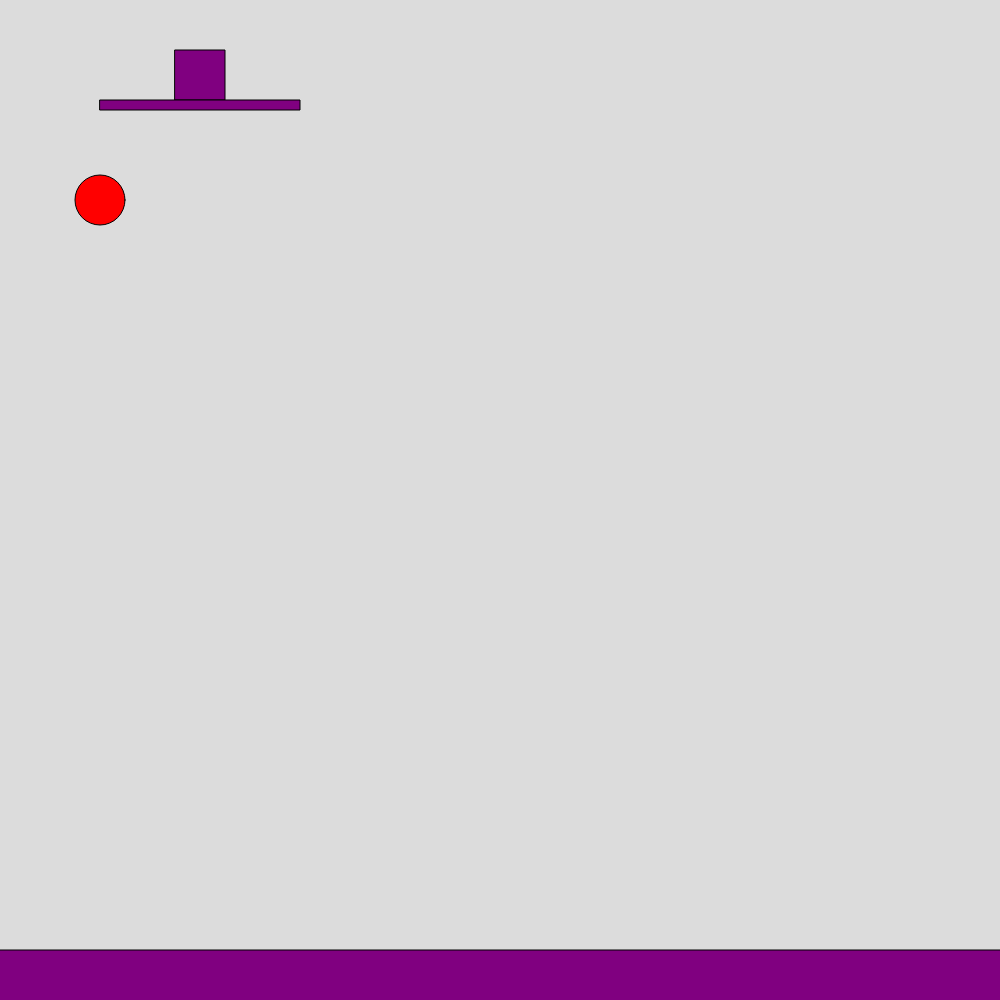
Frame 1 (no input)
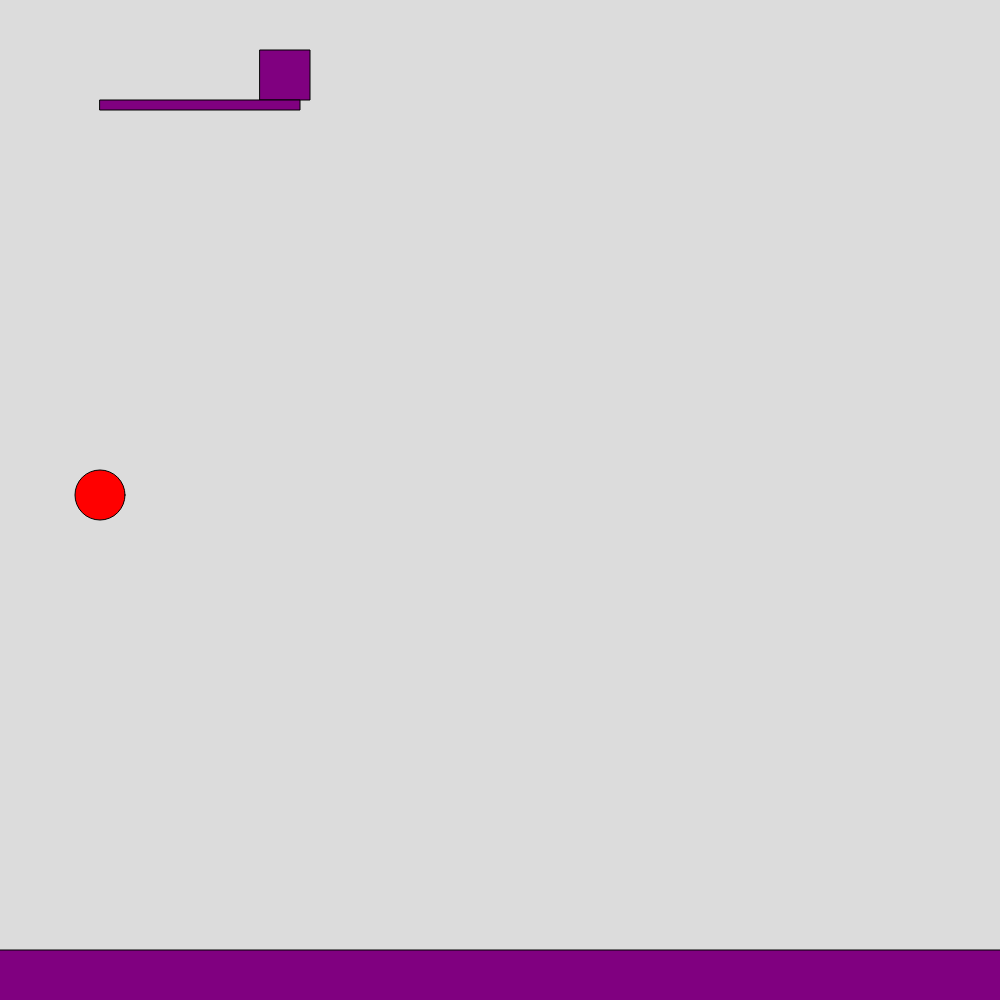
Frame 60 (no input)
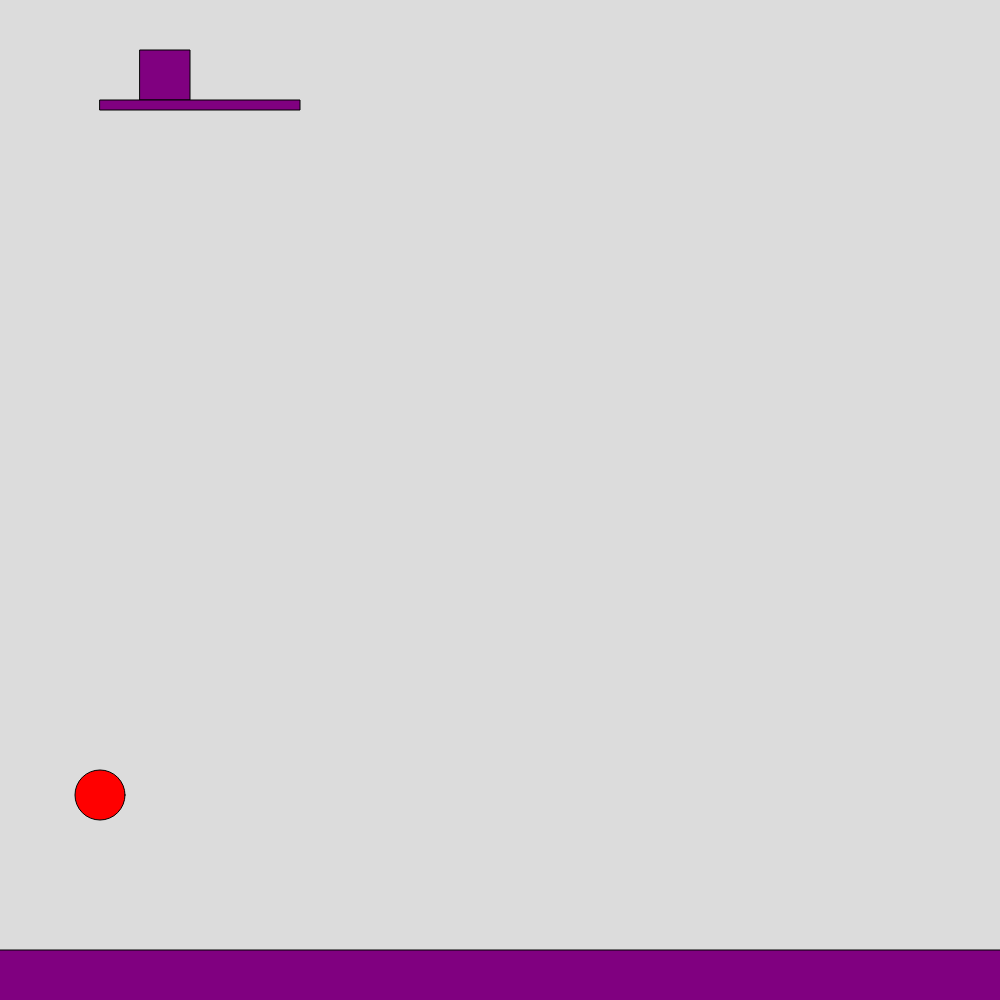
Frame 120 (the mouse pressed at the canvas centre since frame 60)

The p5.js sketch that drew these frames (run headless with seeded random() and noise() and a simulated clock; from frame 60 on, the mouse is pressed at the canvas centre):

// p5.js sketch
// ── sketch.js
 

//creating a pc. 
var pc = new Player(5,5,5,100,200);

var en1 = new Enemy(10,200,100,200,false);

//handling player movement (just left and right for now.)
function playerMovement(){
  if (keyIsDown(68)){
    pc.moveRight();
  }
  if (keyIsDown(65)){
    pc.moveLeft();
  }
}


function setup() {
  createCanvas(1000, 1000);
}






//First thing is first we will need a ticker to track current scene. This will start at scene 0 and go from there. 

var currentScene = 0;

function drawFirstScene(){
  let scene1 = new SceneOne;
  scene1.drawScene();
}
function drawSecondScene(){
  square(50,50,50);
}



function callScene (scene){
  if (scene == 0){
    drawFirstScene();
  }
  if(scene == 1){
    drawSecondScene();
  }
}


function draw() {
  background(220);
  callScene(currentScene);
  pc.drawPlayer();
  var grav = new Gravity(pc)
  grav.initiateGravity();
  playerMovement();
  en1.drawEnemy();
  en1.enemyMovement();
  rectMode(CENTER);
  rect(200,105,200,10);
  fill('purple');
  rectMode(CENTER);
  rect(500,1000,1050,100);
  
  
}

// ── enemy.js
// This will house the enemy class and create the enemy movements. essentially the enemy will have hp, start position and a platform length to bounce back and forth between.


//** TO DO **

//
//
//Check on the hit mechanics and make sure damage works
//
// 
//
//
//
// Will have to change movement stuff slightly when I make the sprites as the size may change. 

class Enemy{
  constructor(health, xstart, ystart, plat_length, start_direction,sprite_width,sprite_height){
    this.healthda = health;
    this.xpos = xstart;
    this.ypos = ystart - 50;
    this.range = plat_length;
    this.direction = start_direction;
    this.start = xstart;
  }
  //calling hit, if an enemy is hit this will check the amount it was hit for and subtract
  //from the total health
  wasHit(amount){
    this.health -= amount;
  }
  
  //checking to see if the enemy is dead. When dead the enemy will disappear and maybe       //drop something
  deathCheck(){
    if (this.health < 0){
      return true;
    }
  }
  
  drawEnemy(){
    //Temp until sprites
    rectMode(CENTER);
    fill("purple");
    square(this.xpos,this.ypos + 25,50);
  }
  
  enemyMovement(){
    
    //Okay so enemy will be placed at a point determined by me when the scene is drawn. What I need to do is some sick math to find out the end of the platform, send them there and have them bounce back and forth.maybe with a delay at the edge of some different amounts.
    
    var rightMax = this.start + (this.range/2);
    var leftMax = this.start- (this.range/2);
    
    if (this.direction == true){
      this.xpos +=5;
    }
    if (this.direction == false){
      this.xpos -=5;
    }
    
    if(this.xpos > rightMax){
      this.direction = false;
    }
    if(this.xpos < leftMax){
      this.direction = true;
    }
  }
}
// ── gravity.js
//Lets try putting gravity in here so it is available to all. 

//*** TO DO ***
//
// Use those physics classes to come up with an acceleration for gravity to make it feel better. 
//
//Still need to figure out how to check for the solid platform without a grid system. 
//
//There is the possibility that this will be moved to the player as technically it is the only thing affected by the gravity. 
//
//Okay fuck what I said, what we will do is delete this and move gravityt to the screen itself, that way we can do a platform check just simply by building the platforms and having those values stores somewhere (array?) and do the checks individually. 

class Gravity{
  constructor(player){
    this.player = player;
  }
  initiateGravity(){
    this.player.ypos += 5;
  }
  checkSolid(platform){
    
  }
}
// ── platform.js
//Here I will control the aspects of the platform. The intention is to be able to control if something is solid or not, that way we can do floor detection. 

//The class will have a few attributes we can use to build the platforms, xpos,ypos to determin where it will be, solid as a boolean (just in case I want to make one that isnt, and potentially depending on how sprite mapping works I can add a new attribute to allow for the sprite to be placed over it. All platforms will be placed via center placing)

//Potential ideas, should I have it place enemies here or in the screen section?

class Platform {
  constructor (xplace,yplace,l,w,isSolid){
    this.xpos = xplace;
    this.ypos = yplace;
    this.w = w;
    this.l = l;
    this.isSolid = isSolid;
    //this.spritemap?
  }
  
  buildPlat(){
    rectMode(CENTER);
    fill("gray");
    rect(this.xpos,this.ypos,this.l,this.w)
  }
  
  //Will move this to the scene itself because this is good stuff
  checkSolid(playerx,playery){
    var px = playerx;
    var py = playery;
    //need to do some math to figure out the max and min of the platform.
    var platMin = (this.l/2) - this.xpos;
    var platMax = (this.l/2) + this.xpos;
    var platTop = (this.yplace + (this.w/2));
    if ((this.isSolid == true) && ( platMin < px < platMax) && (py == platTop)){
      //this will be where gravity will no longer take place. need to do gravity.
      return true;
    }else{
      return false;
    }
      
      
  }
  
}
// ── player.js
//Okay so this is the player and everything that we need to handle here. 

//** TO DO **

// Construct the player, for now just a shape then sprites later. Refer to past work for sprite info

// Set player info through constructors. health, power, speed, maybe a double jump power up? Heatlh is obviously player health, power is the strength of the hits, possibly increased though pickups.

//figure out jump height and gravity situation. Possibly have an is grounded check here or in the level itself. 



class Player {
  constructor (health , power, dexterity, xpos, ypos){
    this.health = health;
    this.power = power;
    this.dex = dexterity;
    this.xpos = xpos;
    this.ypos = ypos;
  }
  
  //draws the player
  drawPlayer(){
    fill("red");
    circle(this.xpos, this.ypos, 50);
  }
  
  
  //movement methods
  moveLeft(){
    this.xpos -=5;
  }
  moveRight(){
    this.xpos +=5;
  }
}
// ── screen1.js
//This will be the first screen drawn. I want the main sketch.js to hold basically just the drawing and maybe some initialization stuff. 

//This will be called by the scene drawer, it will contain most of the enemy info we see and play with.

//We will pass in the player Xpos and Ypos so we can seamlessly continue from where the player enters. we will also see if the collectable in the stage was grabbed or not (might be nothing tbh)

//Two options for drawing, figuring out a tileable map solution with a 2d array (who knows)
//or drawing in the shapes and putting the sprites over them, having the shapes be a solid piece would help if i can figure out how to make somthing solid. 

//floor
class SceneOne {
  constructor(playerXPos,playerYpos,collectable_status){
    this.xpos = playerXPos;
    this.ypos = playerYpos;
    this.colstat = collectable_status;
  }
  
  drawScene(){
    //floor
    var floor = new Platform(500,1000,1050,50,true);
    floor.buildPlat();
    floor.checkSolid();
  }
}
